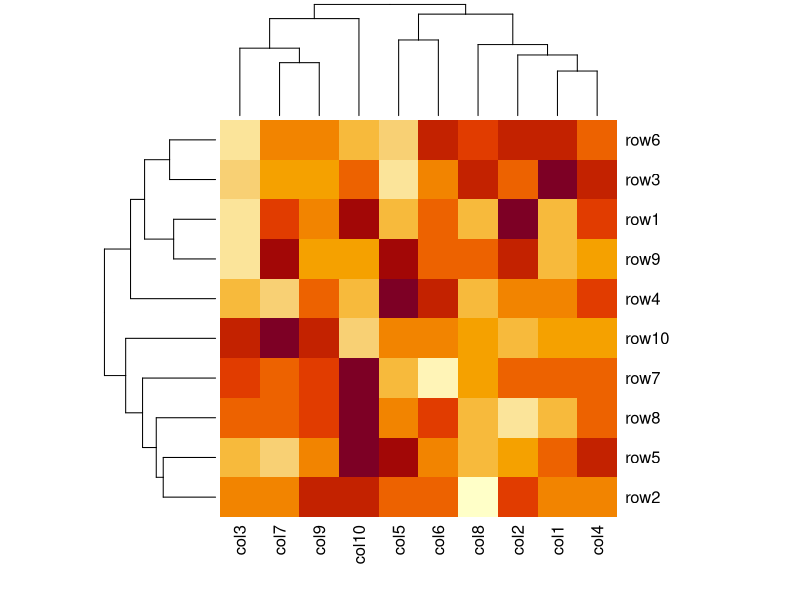
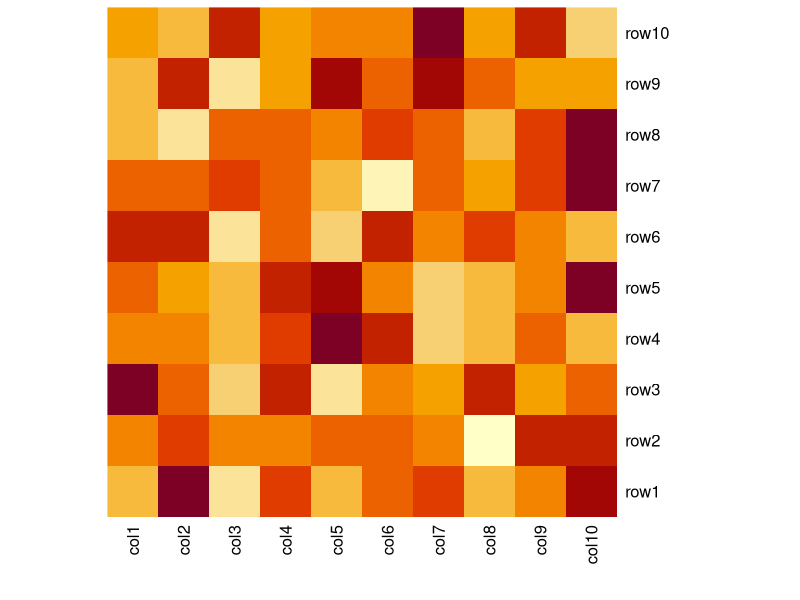
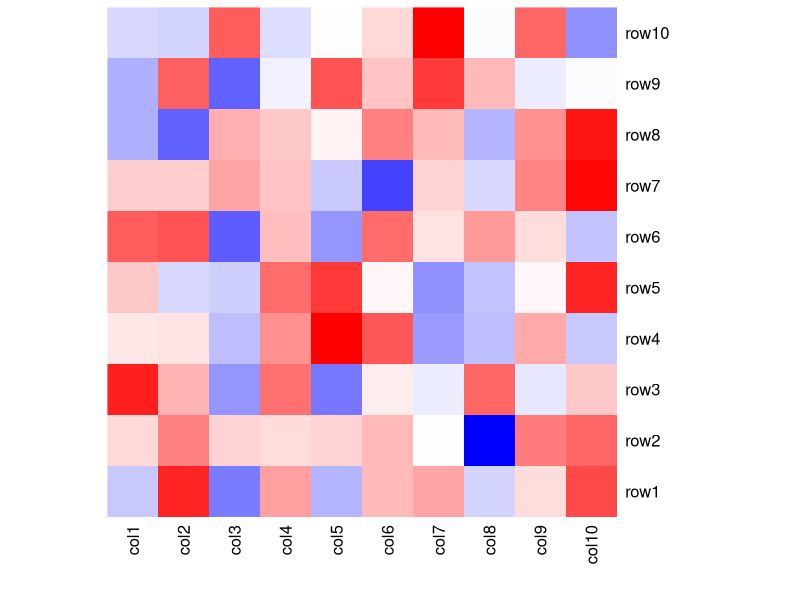

Source code (R) for these figures, in order:

set.seed(123)
data <- matrix(rnorm(100,0,10),nrow = 10,ncol = 10)
colnames(data) <- paste("col",1:10,sep = "")
rownames(data) <- paste("row",1:10,sep = "")
heatmap(data)
heatmap(data,Rowv = NA, Colv = NA)
my_colors <- colorRampPalette(c("blue","white","red"))(100)
heatmap(data,Rowv = NA, Colv = NA,col = my_colors)